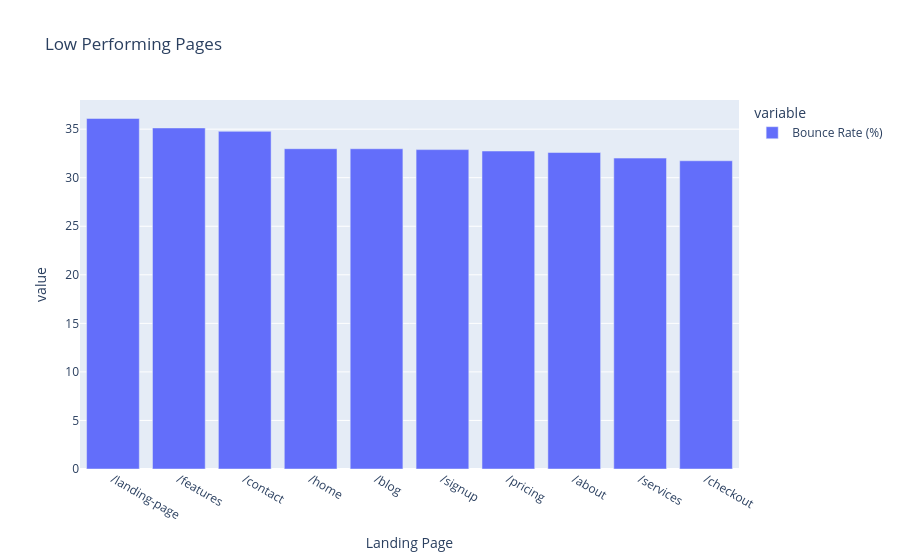

Notebook source saved alongside this figure:
### Code cell
low_pages = df.groupby("Landing Page")[
    "Bounce Rate (%)"
].mean().sort_values(ascending=False).head(10)

fig = px.bar(
    low_pages,
    title="Low Performing Pages"
)

fig.show()

### Figure 1 — Plotly figure (JSON) as saved in the notebook; plotly's stock layout.template omitted (floating-point values rounded to 4 significant figures)
{"data": [{"hovertemplate": "variable=Bounce Rate (%)<br>Landing Page=%{x}<br>value=%{y}<extra></extra>", "legendgroup": "Bounce Rate (%)", "marker": {"color": "#636efa", "pattern": {"shape": ""}}, "name": "Bounce Rate (%)", "orientation": "v", "showlegend": true, "textposition": "auto", "type": "bar", "x": ["/landing-page", "/features", "/contact", "/home", "/blog", "/signup", "/pricing", "/about", "/services", "/checkout"], "xaxis": "x", "y": [36.1, 35.13, 34.77, 32.99, 32.98, 32.89, 32.75, 32.6, 32.02, 31.74], "yaxis": "y"}], "layout": {"barmode": "relative", "legend": {"title": {"text": "variable"}, "tracegroupgap": 0}, "title": {"text": "Low Performing Pages"}, "xaxis": {"anchor": "y", "domain": [0, 1], "title": {"text": "Landing Page"}}, "yaxis": {"anchor": "x", "domain": [0, 1], "title": {"text": "value"}}}}
